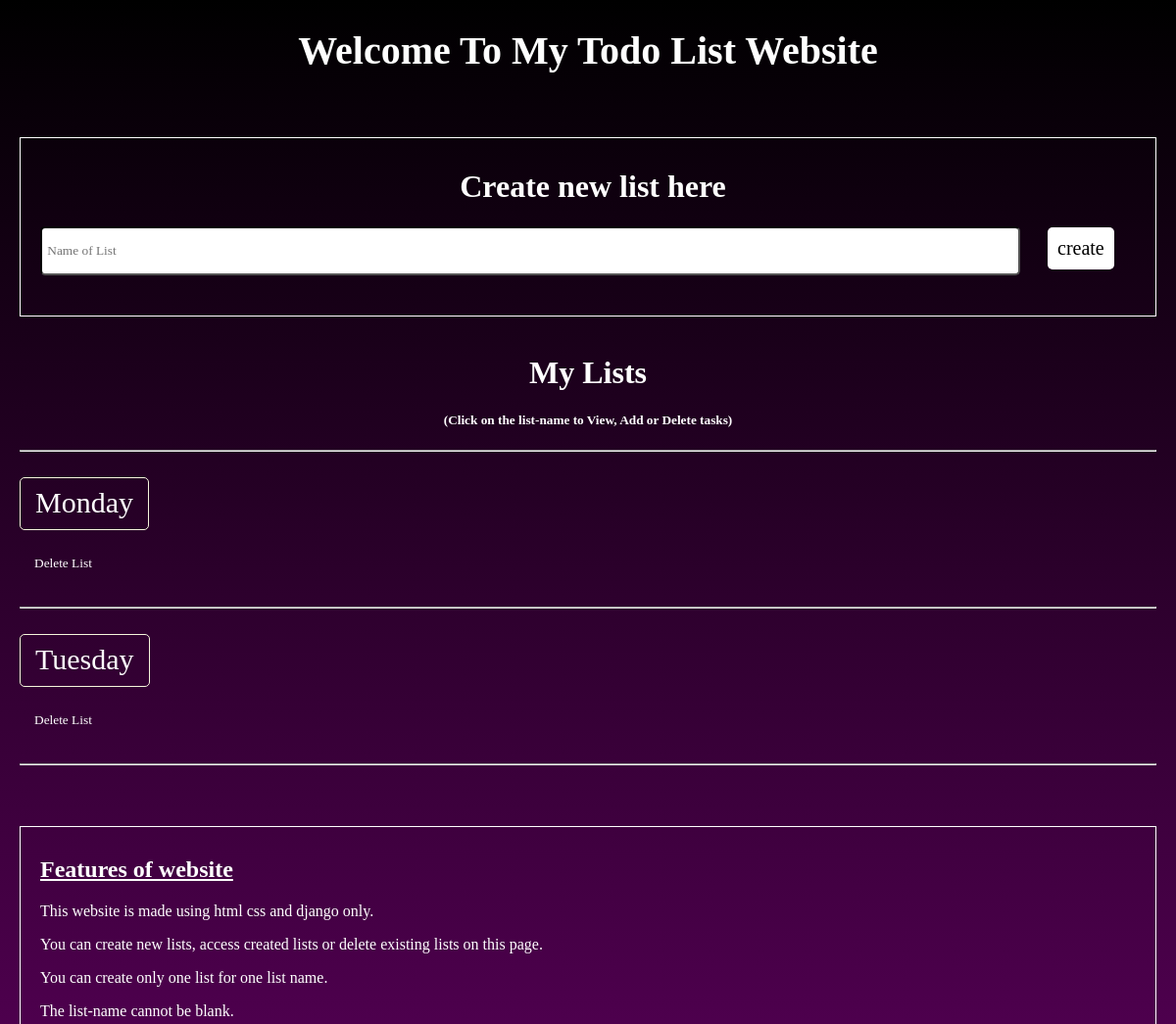
The app's page / (upper part), older data.
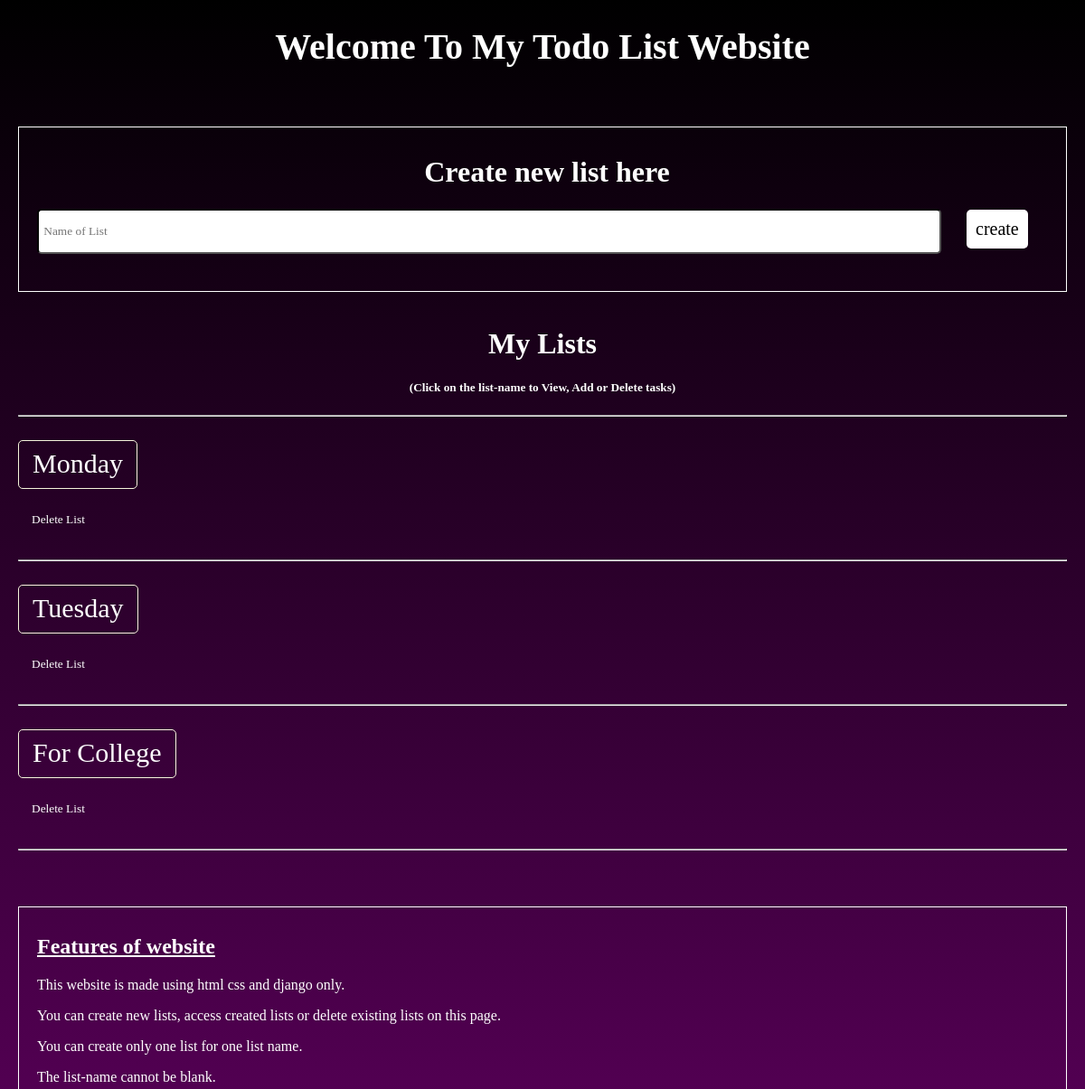
The same page, newer data.
### list/models.py (models this page shows)
class Lists(models.Model):
    title = models.CharField(max_length=100)

### list/views.py (the view)
# urls.py: path('', views.home, name='home'),
def home(request):
    list = Lists.objects.all()
    return render(request, 'home.html', {'list': list})

### templates/home.html (shortened to what this page needs)
{% load static %}
<html>
    <head>
        <link rel="stylesheet" href="{% static 'style1.css' %}">
    </head>
    <body>
        <h1 align="center" class="animation h" >Welcome To My Todo List Website</h1>
        <br>
        <div class="content">
            <div class="container">
                <h1 align="center" class="name">Create new list here</h1>
                <div>
                    <form action="clist" method="post" class="formx">
                        <input type="text" class="nol" name="name" placeholder=" Name of List" />&nbsp;&nbsp;&nbsp;&nbsp;&nbsp;&nbsp;
                        <input type="submit" class="btn" value="create"/>
                    </form>
                </div>
            </div>
            <br>
            <div>
                <h1 class="y name">My Lists</h1>
                <h5 class="y name">(Click on the list-name to View, Add or Delete tasks)</h5>
                <hr>
            </div>
                {% for x in list %}
                <br>
                    <div class="y">
                        <div>
                            <a href="/lists/{{x.id}}" class="link">
                                <button class="btn2">
                                    {{x.title}}
                                </button>
                            </a>
                        </div>
                        <br>
                        <div>
                            <a href="deletelist/{{x.id}}" class="dellink">
                                <button class="btn3">
                                    Delete List
                                </button>
                            </a>
                        </div>
                    </div>
                    <br>
                    <hr>
                {% endfor %}
            <br><br><br>
            <div id="about" class="container">
                <h2><u>Features of website</u></h2>
                <p>This website is made using html css and django only.</p>
                <p>You can create new lists, access created lists or delete existing lists on this page.</p>
                <p>You can create only one list for one list name.</p>
                <p>The list-name cannot be blank.</p>
                <br>
            </div>
        <br><br><br>
        </div>
    </body>
</html>

Row changes from the older to the newer data that the page shows:
added Lists: title "For College"
